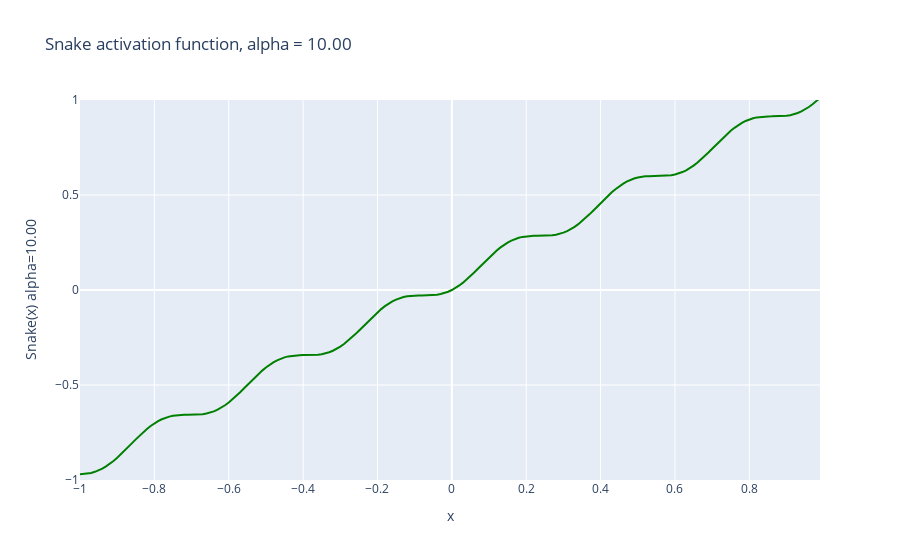

Notebook code cell kept with this figure:
### Markdown cell above
## Snake Example
What does snake look like at different values of alpha?

### Code cell
def create_snake_fig(alpha):
    x = torch.arange(-1, 1, 0.01)
    s = Snake(1,alpha)

    fig = go.Figure()
    fig.add_trace(go.Scatter(x=x, y=s(x).detach(), name='Snake(x)',line=dict(color='green', width=2)))
    fig.update_layout(title=f'Snake activation function, alpha = {alpha:.2f}',
                       xaxis_title='x',
                       yaxis_title=f'Snake(x) alpha={alpha:0.2f}')
    fig.update_yaxes(range=[-1, 1])
    
    return (fig)


f = create_snake_fig(alpha=10)
f.show()

### Figure 1 — Plotly figure (JSON) as saved in the notebook; plotly's stock layout.template omitted (floating-point values rounded to 4 significant figures; data arrays with more than 128 entries replaced by an {"elided": "..."} marker saying what was removed)
{"data": [{"line": {"color": "green", "width": 2}, "name": "Snake(x)", "type": "scatter", "x": {"elided": "200 float values"}, "y": {"elided": "200 float values"}}], "layout": {"title": {"text": "Snake activation function, alpha = 10.00"}, "xaxis": {"title": {"text": "x"}}, "yaxis": {"range": [-1, 1], "title": {"text": "Snake(x) alpha=10.00"}}}}
